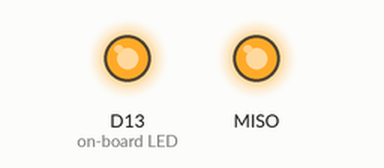
Recording of a program running on a simulated CircuitPython board. On the bench: output pins drawn as LEDs (lit = HIGH).

Above: at 2.5 s.
At 5.2 s:
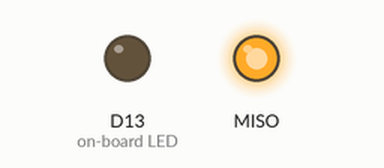
Timing chart, 0 to 6.3 s (numbered marks = the images above):
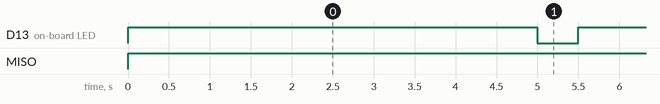

The program:

LED.py
```python
import time
import board
import digitalio

led = digitalio.DigitalInOut(getattr(board, "LED", board.NEOPIXEL))  # NeoPixel for LED
led.direction = digitalio.Direction.OUTPUT
power = digitalio.DigitalInOut(board.NEOPIXEL_POWER)
power.direction = digitalio.Direction.OUTPUT # set the power pin to output
while True:
    power.value = True
    led.value = True
    time.sleep(5)
    led.value = False
    time.sleep(0.5)
```

Measured:
- by itself, D13 (on-board LED): alternates HIGH for 5.0 s and LOW for 0.50 s
- by itself, MISO: LOW → HIGH at 0.00 s
